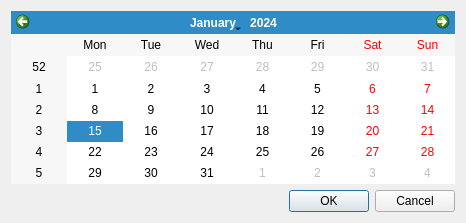
<?xml version="1.0" encoding="UTF-8"?>
<ui version="4.0">
 <class>DatumDialog</class>
 <widget class="QDialog" name="DatumDialog">
  <property name="geometry">
   <rect>
    <x>0</x>
    <y>0</y>
    <width>466</width>
    <height>223</height>
   </rect>
  </property>
  <property name="windowTitle">
   <string>Datum wählen</string>
  </property>
  <property name="modal">
   <bool>true</bool>
  </property>
  <layout class="QVBoxLayout" name="verticalLayout">
   <item>
    <widget class="QCalendarWidget" name="calendarWidget"/>
   </item>
   <item>
    <widget class="QDialogButtonBox" name="buttonBox">
     <property name="orientation">
      <enum>Qt::Horizontal</enum>
     </property>
     <property name="standardButtons">
      <set>QDialogButtonBox::Cancel|QDialogButtonBox::Ok</set>
     </property>
     <property name="centerButtons">
      <bool>false</bool>
     </property>
    </widget>
   </item>
  </layout>
 </widget>
 <resources/>
 <connections>
  <connection>
   <sender>buttonBox</sender>
   <signal>accepted()</signal>
   <receiver>DatumDialog</receiver>
   <slot>accept()</slot>
   <hints>
    <hint type="sourcelabel">
     <x>248</x>
     <y>254</y>
    </hint>
    <hint type="destinationlabel">
     <x>157</x>
     <y>274</y>
    </hint>
   </hints>
  </connection>
  <connection>
   <sender>buttonBox</sender>
   <signal>rejected()</signal>
   <receiver>DatumDialog</receiver>
   <slot>reject()</slot>
   <hints>
    <hint type="sourcelabel">
     <x>316</x>
     <y>260</y>
    </hint>
    <hint type="destinationlabel">
     <x>286</x>
     <y>274</y>
    </hint>
   </hints>
  </connection>
 </connections>
</ui>
